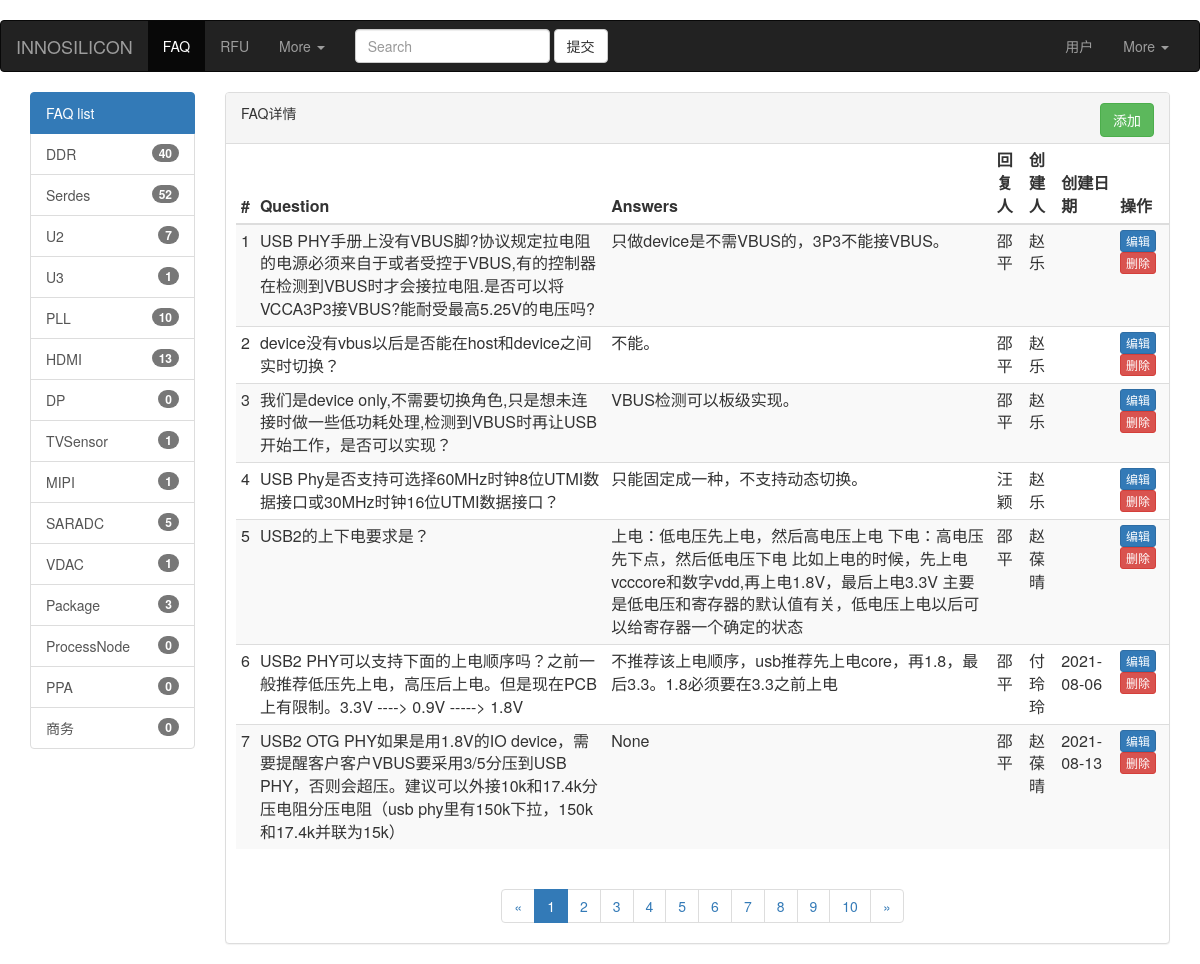
Page /index/u2/ on the committed database.
### app01/models.py (models this page shows)
class U2(models.Model):
    question =  models.TextField(verbose_name='问题')
    answers = models.TextField(verbose_name='回复',null=True)
    replier = models.CharField(verbose_name='回复人',max_length=32,null=True)
    creator = models.CharField(verbose_name='创建人',max_length=32,null=True)
    create_time = models.DateField(verbose_name='创建时间',auto_now=False,null=True)
    class Meta:
        verbose_name_plural = 'U2'

### app01/views.py (the view)
# urls.py: path('', views.Index.as_view()),
class Index(View):
    def get(self, request,name=None):
        table_list = [DDR, Serdes, U2, U3, Pll, Hdmi, Dp, TVSensor, MIPI, SARADC, VDAC, Package]
        name_list = ['DDR','Serdes','U2','U3','PLL','HDMI','DP','TVSensor','MIPI','SARADC','VDAC','Package']
        len_list = []
        for item in table_list:
            len_list.append(item.objects.count())
        rst_list = dict(zip(name_list,len_list))
        if name:
            name_upper = name.upper()
        else:
            name_upper = name
        if name_upper == 'DDR':
            ddr_queryset = DDR.objects.all()
        elif name_upper == 'HDMI':
            ddr_queryset = Hdmi.objects.all()
        elif name_upper == 'U2':
            ddr_queryset = U2.objects.all()
        elif name_upper == 'U3':
            ddr_queryset = U3.objects.all()
        elif name_upper =='PLL':
            ddr_queryset = Pll.objects.all()
        elif  name_upper == 'SERDES':
            ddr_queryset = Serdes.objects.all()
        elif name_upper == 'DP':
            ddr_queryset = Dp.objects.all()
        elif name_upper == 'TVSENSOR':
            ddr_queryset = TVSensor.objects.all()
        elif name_upper == 'MIPI':
            ddr_queryset = MIPI.objects.all()
        elif name_upper == 'SARADC':
            ddr_queryset = SARADC.objects.all()
        elif name_upper == 'VDAC':
            ddr_queryset = VDAC.objects.all()
        elif name_upper == 'PACKAGE':
            ddr_queryset = Package.objects.all()
        else:
            ddr_queryset = DDR.objects.all()
        return render(request,'index.html', locals())

### templates/index.html (shortened to what this page needs)
﻿<!DOCTYPE html>
<html>
<head>
    <link rel="stylesheet" href="https://cdn.staticfile.org/twitter-bootstrap/3.3.7/css/bootstrap.min.css">
</head>
<body>
<nav class="navbar navbar-inverse">
    <div class="container-fluid">
        <div class="navbar-header">
            <a class="navbar-brand" href="#">INNOSILICON </a>
        </div>
        <div class="collapse navbar-collapse" id="bs-example-navbar-collapse-1">
            <ul class="nav navbar-nav">
                <li class="active"><a href="/index/faq/">FAQ <span class="sr-only">(current)</span></a></li>
                <li><a href="#">RFU</a></li>
                <li class="dropdown">
                    <a href="#" class="dropdown-toggle" data-toggle="dropdown" role="button" aria-haspopup="true"
                       aria-expanded="false">More <span class="caret"></span></a>
                </li>
            </ul>
            <form class="navbar-form navbar-left">
                <div class="form-group">
                    <input type="text" class="form-control" placeholder="Search">
                </div>
                <button type="submit" class="btn btn-default">提交</button>
            </form>
            <ul class="nav navbar-nav navbar-right">
                <li><a href="#">用户</a></li>
                <li class="dropdown">
                    <a href="#" class="dropdown-toggle" data-toggle="dropdown" role="button" aria-haspopup="true"
                       aria-expanded="false">More <span class="caret"></span></a>
                </li>
            </ul>
        </div>
    </div>
</nav>
<div class="container-fluid">
    <div class='col-md-2 col-sm-2 col-xs-2 col-xm-2'>
        <div class="list-group">
            <a href="/index/faq/" class="list-group-item active">FAQ list</a>
            {% for k,v in rst_list.items %}
                 <a href="/index/{{ k|lower }}/" class="list-group-item"><span class="badge">{{ v }}</span>{{ k }}</a>
            {% endfor %}
            <a href="/index/processnode/" class="list-group-item">ProcessNode<span class="badge">0</span></a>
            <a href="/index/ppa/" class="list-group-item">PPA<span class="badge">0</span></a>
            <a href="/index/shangwu/" class="list-group-item">商务<span class="badge">0</span></a>
        </div>
    </div>
    <div class='col-md-10 col-sm-10 col-xs-10 col-xm-10'>
        <div class="panel panel-default">
            <div class="panel-heading ">
                <p>FAQ详情<a href="" class="btn btn-success pull-right">添加</a></p>
            </div>
            <div style="margin:0 0 0 10px">
                <table class="table table-hover table-striped table-condensed">
                    <thead>
                    <tr>
                        <th>#</th>
                        <th>Question</th>
                        <th>Answers</th>
                        <th>回复人</th>
                        <th>创建人</th>
                        <th>创建日期</th>
                        <th>操作</th>
                    </tr>
                    </thead>
                    <tbody>
                    {% for ddr_obj in ddr_queryset %}
                        <tr>
                            <td>{{ forloop.counter }}</td>
                            <td>{{ ddr_obj.question }}</td>
                            <td>{{ ddr_obj.answers }}</td>
                            <td>{{ ddr_obj.replier }}</td>
                            <td>{{ ddr_obj.creator }}</td>
                            <td>{{ ddr_obj.create_time|date:'Y-m-d' }}</td>
                            <td>
                                <a href="" class="btn btn-primary btn-xs">编辑</a>
                                <a href="" class="btn btn-danger btn-xs">删除</a>
                            </td>
                        </tr>
                    {% endfor %}
                    </tbody>
                </table>
                <nav aria-label="Page navigation" style="text-align: center">
                    <ul class="pagination">
                        <li>
                            <a href="#" aria-label="Previous">
                                <span aria-hidden="true">&laquo;</span>
                            </a>
                        </li>
                        <li class="active"><a href="#">1</a></li>
                        <li><a href="#">2</a></li>
                        <li><a href="#">3</a></li>
                        <li><a href="#">4</a></li>
                        <li><a href="#">5</a></li>
                        <li><a href="#">6</a></li>
                        <li><a href="#">7</a></li>
                        <li><a href="#">8</a></li>
                        <li><a href="#">9</a></li>
                        <li><a href="#">10</a></li>
                        <li>
                            <a href="#" aria-label="Next">
                                <span aria-hidden="true">&raquo;</span>
                            </a>
                        </li>
                    </ul>
                </nav>
            </div>
        </div>
    </div>
</div>
</body>
</html>

### rows in the picture
U2: question "USB PHY手册上没有VBUS脚?协议规定拉电阻的电源必须来自于或者受控于VBUS,有的控制器在检测到VBUS时才会接拉电阻.是否可以将VCCA3P3接VBUS?能耐受最高5.25V的电压吗?", answers "只做device是不需VBUS的，3P3不能接VBUS。", replier "邵平", creator "赵乐"
U2: question "device没有vbus以后是否能在host和device之间实时切换？", answers "不能。", replier "邵平", creator "赵乐"
U2: question "我们是device only,不需要切换角色,只是想未连接时做一些低功耗处理,检测到VBUS时再让USB开始工作，是否可以实现？", answers "VBUS检测可以板级实现。", replier "邵平", creator "赵乐"
U2: question "USB Phy是否支持可选择60MHz时钟8位UTMI数据接口或30MHz时钟16位UTMI数据接口？", answers "只能固定成一种，不支持动态切换。", replier "汪颖", creator "赵乐"
U2: question "USB2的上下电要求是？", answers "上电：低电压先上电，然后高电压上电 下电：高电压先下点，然后低电压下电 比如上电的时候，先上电vcccore和数字vdd,再上电1.8V，最后上电3.3V 主要是低电压和寄存器的默认值有关，低电压上电以后可以给寄存器一个确定的状态", replier "邵平", creator "赵葆晴"
U2: question "USB2 PHY可以支持下面的上电顺序吗？之前一般推荐低压先上电，高压后上电。但是现在PCB上有限制。3.3V ----> 0.9V -----> 1.8V", answers "不推荐该上电顺序，usb推荐先上电core，再1.8，最后3.3。1.8必须要在3.3之前上电", replier "邵平", creator "付玲玲", create_time "2021-08-06"
U2: question "USB2 OTG PHY如果是用1.8V的IO device，需要提醒客户客户VBUS要采用3/5分压到USB PHY，否则会超压。建议可以外接10k和17.4k分压电阻分压电阻（usb phy里有150k下拉，150k和17.4k并联为15k）", answers "None", replier "邵平", creator "赵葆晴", create_time "2021-08-13"

### other values in the picture
{{ v }} "40" "52" "7" "1" "10" "13" "0" "1" "1" "5" "1" "3"
{{ k }} "DDR" "Serdes" "U2" "U3" "PLL" "HDMI" "DP" "TVSensor" "MIPI" "SARADC" "VDAC" "Package"
